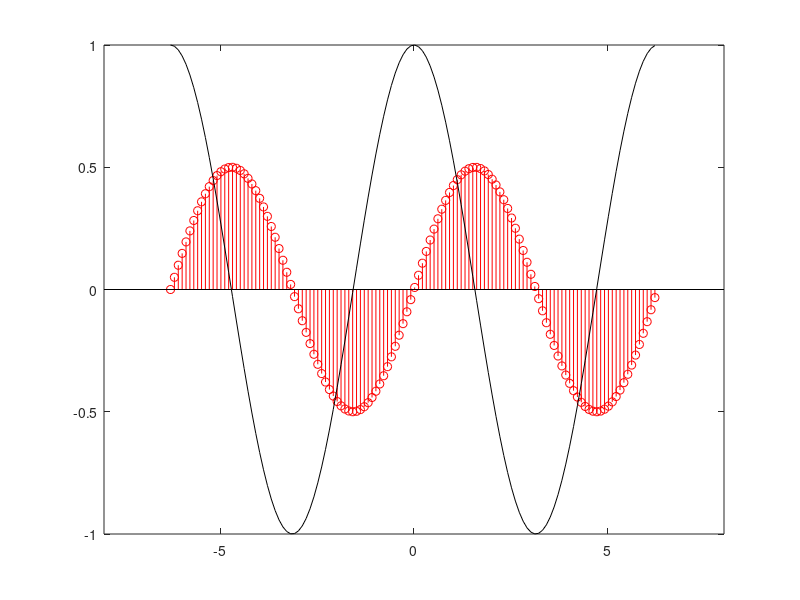

The MATLAB script that drew this image:
close all;
x = -2*pi:0.1:2*pi  %from x = -2*pi , steps up 0.01 to x=2*pi
y1=cos	(x)	        
y2=0.5*sin(x);
stem (x,y2,'r');	       % stems 0.5*sin(x) in red
hold on;                   % retain 0.5*sin(x)
plot (x,y1,'k');           % plot cos(x) in black
hold off;
axis([-8 8 -1.0 1.0]);         % x range: -8 to 8
                               % y range: -1.0 to 1
